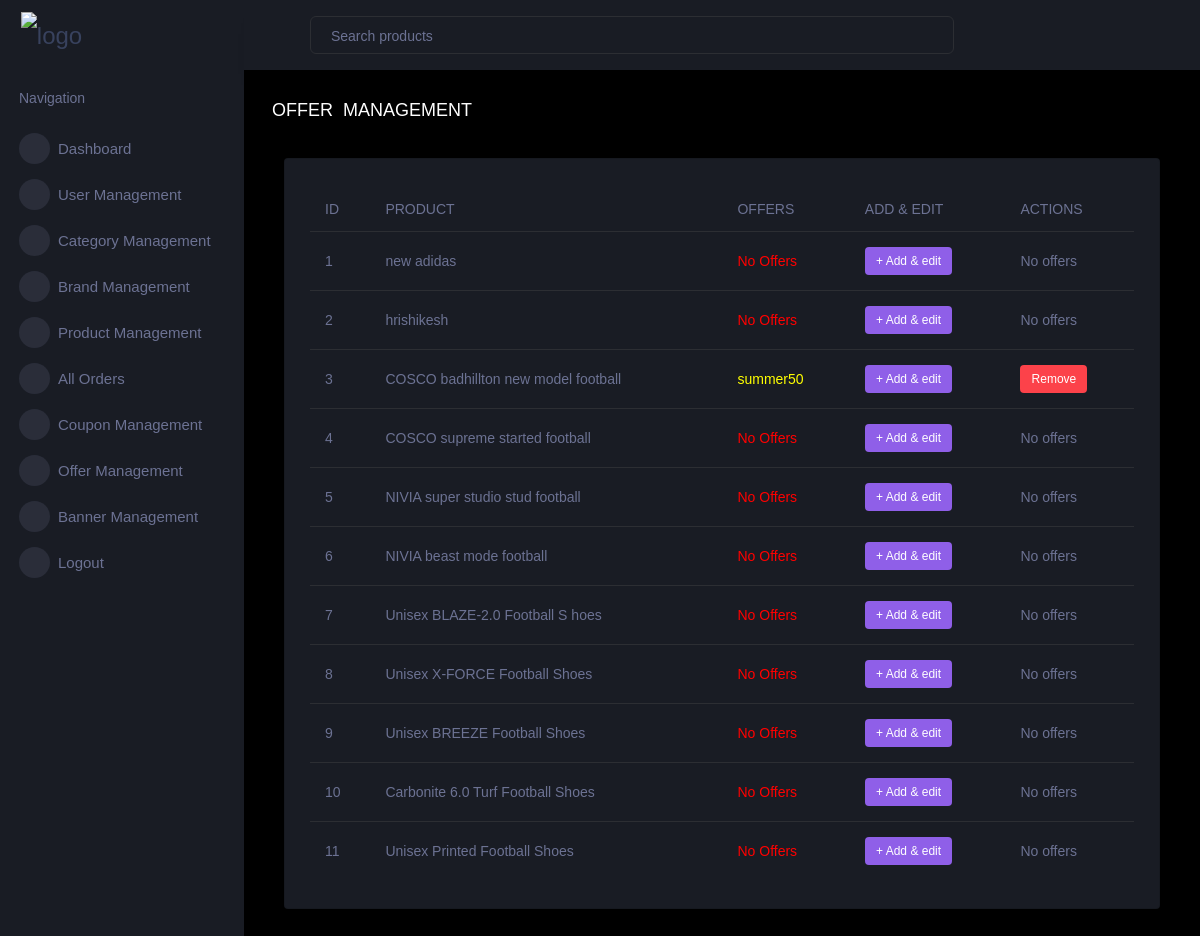
/admin_dash/viwe_product_offers (signed in), run on an earlier commit of the app's database.
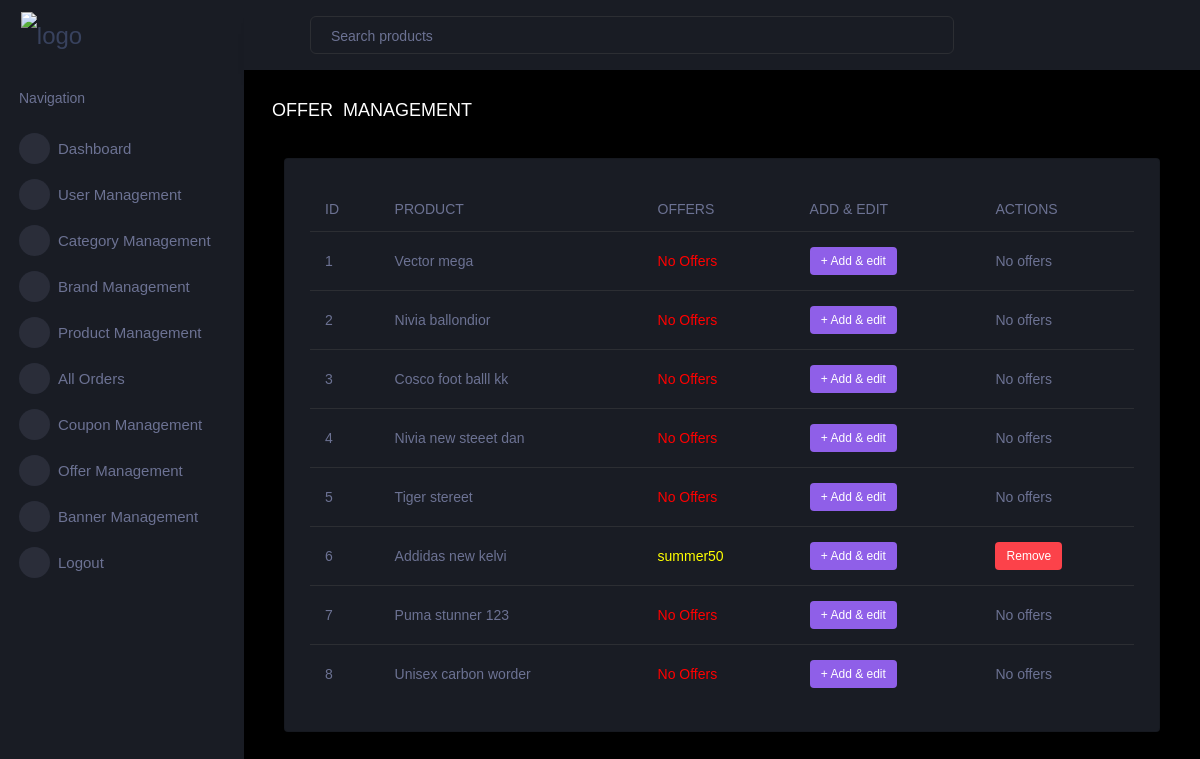
And on a later commit of the database.
### admin_dash/models.py (models this page shows, shortened)
class Product(models.Model) :
    STOCK = ('IN STOCK','IN STOCK'),('OUT OF STOCK','OUT OF STOCK')
    STATUS = ('Publish','Publish'),('Draft','Draft')
    name = models.CharField( max_length=200, unique=True)
    price = models.DecimalField(max_digits=10, decimal_places=2)
    description = models.TextField(null=True, blank=True)
    stock = models.CharField(choices=STOCK,max_length=50)
    status = models.CharField(choices=STATUS,max_length=50)
    created_date = models.DateTimeField( default=timezone.now)
    categories = models.ForeignKey(Category,on_delete=models.CASCADE)
    is_available = models.BooleanField(default=True)
    brand = models.ForeignKey(Brand, on_delete=models.CASCADE)
    offer = models.ForeignKey(Offer, on_delete=models.SET_NULL, blank=True, null=True)

class Offer(models.Model) :
    title = models.CharField(max_length=255)
    description = models.TextField(default='New Offer')
    start_date = models.DateTimeField(default=timezone.now)
    end_date = models.DateTimeField()
    discount_percentage = models.DecimalField(max_digits=10, decimal_places=2)
    is_block = models.BooleanField(default=False)
    is_valid = models.BooleanField(default=True)
    def __str__(self) -> str:
        return self.title

### admin_dash/views.py (the view)
# urls.py: path('viwe_product_offers', views.veiw_product_offers, name='viwe_product_offers'),
@login_required(login_url='admin_log_in')
def veiw_product_offers(request) :
    products = Product.objects.filter(is_available=True).order_by('-id')
    return render(request, 'admin_dash/product_offers.html',{'products':products})

### cart/context_processors.py (called while the page is built)
def cart_count(request):
    cart_item_count = 0
    if request.user.is_authenticated:
        cart_item_count = Cart.objects.filter(user=request.user).count()
    return {'cart_item_count': cart_item_count}

def wishlist_count(request) :
    wishlist_item_count = 0
    if request.user.is_authenticated :
        wishlist_item_count = Wishlist.objects.filter(user=request.user).count()
    return {'wishlist_item_count': wishlist_item_count}

### templates/admin_dash/product_offers.html (shortened to what this page needs)
{% extends "admin_dash/dash.html" %}
{%load static %}
{% block content %}
<div class="main-panel">
    <div class="content-wrapper">
      <div class="page-header">
        <h4 class="card-title">OFFER &nbsp;MANAGEMENT</h4>
      </div>
        <div class="col-lg-12 grid-margin stretch-card">
          <div class="card">
            <div class="card-body">
                 <div class="table-responsive">
                <table class="table">
                  <thead>
                    <tr>
                      <th>ID</th>
                      <th>PRODUCT</th>
                      <th>OFFERS</th>
                      <th>ADD &amp; EDIT</th>
                      <th>ACTIONS</th>
                    </tr>
                  </thead>
                  <tbody>
                    {% for product in products%}
                    <tr>
                      <td>{{forloop.counter}}</td>
                      <td>{{product.name}}</td>
                      <td style="color:{%if product.offer%}yellow{%else%}red{%endif%}">
                        {%if product.offer%}
                        {{product.offer }}
                        {% else %}
                        No Offers
                        {% endif %}
                    </td>
                      <td><label class="badge badge-info"><a style="color : white;" href="{% url 'offers_for_product' product.id%}">+ Add &amp; edit</a></label>
                      </td>
                      {% if product.offer%}
                      <td><label class="badge badge-danger"><a style="color : white;" href="{% url 'remove_product_offer' product.id%}">Remove</a></label>
                      </td>
                      {% else %}
                      <td>No offers</label>
                      </td>
                       {% endif %}
                </tr>
                    {%endfor%}
                   </tbody>
                </table>
              </div>
            </div>
          </div>
        </div>
      </div>
     </div>
  </div>
  </div>
{% endblock content %}

What changed in the data, as far as the page shows it:
removed Product: name "new adidas", shows "No Offers", shows "No offers"
removed Product: name "hrishikesh", shows "No Offers", shows "No offers"
removed Product: name "COSCO badhillton new model football", offer "summer50", shows "Remove"
removed Product: name "COSCO supreme started football", shows "No Offers", shows "No offers"
removed Product: name "NIVIA super studio stud football", shows "No Offers", shows "No offers"
removed Product: name "NIVIA beast mode football", shows "No Offers", shows "No offers"
removed Product: name "Unisex BLAZE-2.0 Football S hoes", shows "No Offers", shows "No offers"
removed Product: name "Unisex X-FORCE Football Shoes", shows "No Offers", shows "No offers"
removed Product: name "Unisex BREEZE Football Shoes", shows "No Offers", shows "No offers"
removed Product: name "Carbonite 6.0 Turf Football Shoes", shows "No Offers", shows "No offers"
removed Product: name "Unisex Printed Football Shoes", shows "No Offers", shows "No offers"
added Product: name "Vector mega", shows "No Offers", shows "No offers"
added Product: name "Nivia ballondior", shows "No Offers", shows "No offers"
added Product: name "Cosco foot balll kk", shows "No Offers", shows "No offers"
added Product: name "Nivia new steeet dan", shows "No Offers", shows "No offers"
added Product: name "Tiger stereet", shows "No Offers", shows "No offers"
added Product: name "Addidas new kelvi", offer "summer50", shows "Remove"
added Product: name "Puma stunner 123", shows "No Offers", shows "No offers"
added Product: name "Unisex carbon worder", shows "No Offers", shows "No offers"
